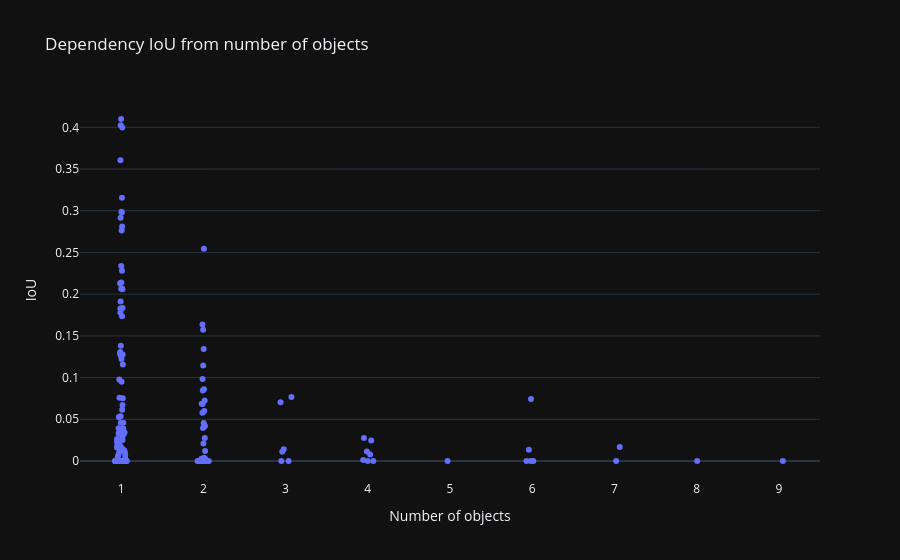
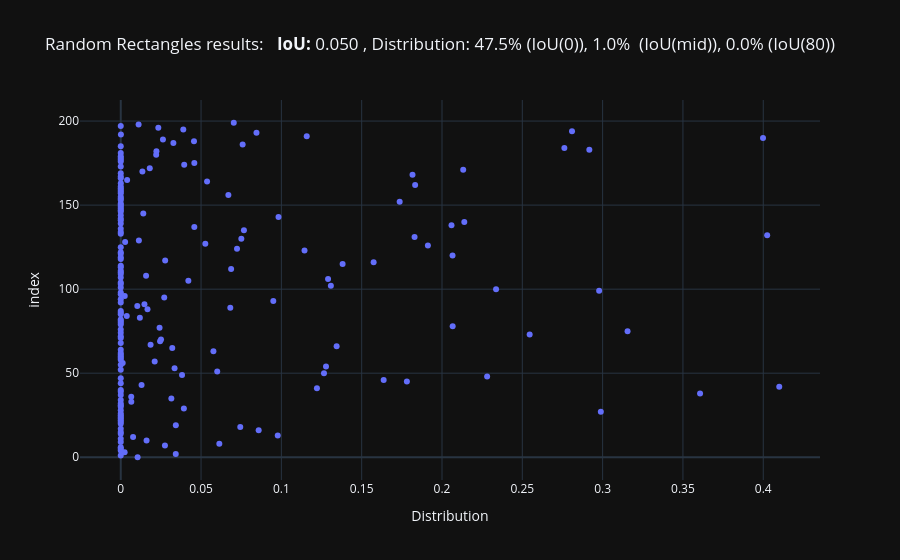

Notebook code for these charts, in order:
### Code cell
evaluate_model(random_rectangles, dataset)

### Figure 1 — Plotly figure (JSON) as saved in the notebook; plotly's stock layout.template omitted (floating-point values rounded to 4 significant figures; data arrays with more than 128 entries replaced by an {"elided": "..."} marker saying what was removed)
{"data": [{"alignmentgroup": "True", "boxpoints": "all", "fillcolor": "rgba(255,255,255,0)", "hoveron": "points", "hovertemplate": "Number of objects=%{x}<br>IoU=%{y}<extra></extra>", "legendgroup": "", "line": {"color": "rgba(255,255,255,0)"}, "marker": {"color": "#636efa"}, "name": "", "offsetgroup": "", "orientation": "v", "pointpos": 0, "showlegend": false, "x": {"elided": "200 int values"}, "x0": " ", "xaxis": "x", "y": {"elided": "200 float values"}, "y0": " ", "yaxis": "y", "type": "box"}], "layout": {"xaxis": {"anchor": "y", "domain": [0.0, 1.0], "title": {"text": "Number of objects"}}, "yaxis": {"anchor": "x", "domain": [0.0, 1.0], "title": {"text": "IoU"}}, "legend": {"tracegroupgap": 0}, "title": {"text": "Dependency IoU from number of objects"}, "boxmode": "group"}}

### Figure 2 — Plotly figure (JSON) as saved in the notebook; plotly's stock layout.template omitted (floating-point values rounded to 4 significant figures; data arrays with more than 128 entries replaced by an {"elided": "..."} marker saying what was removed)
{"data": [{"hovertemplate": "IoU=%{x}<br>index=%{y}<extra></extra>", "legendgroup": "", "marker": {"color": "#636efa", "symbol": "circle"}, "mode": "markers", "name": "", "orientation": "h", "showlegend": false, "x": {"elided": "200 float values"}, "xaxis": "x", "y": {"elided": "200 int values"}, "yaxis": "y", "type": "scatter"}], "layout": {"xaxis": {"anchor": "y", "domain": [0.0, 1.0], "title": {"text": "Distribution"}}, "yaxis": {"anchor": "x", "domain": [0.0, 1.0], "title": {"text": "index"}}, "legend": {"tracegroupgap": 0}, "title": {"text": "Random Rectangles results:   <b>IoU:</b> 0.050 , Distribution: 47.5% (IoU(0)), 1.0%  (IoU(mid)), 0.0% (IoU(80))"}, "showlegend": false}}
